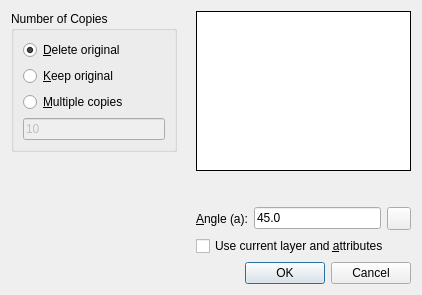
<?xml version="1.0" encoding="UTF-8"?>
<ui version="4.0">
 <class>RotateOptions</class>
 <widget class="QDialog" name="RotateOptions">
  <property name="geometry">
   <rect>
    <x>0</x>
    <y>0</y>
    <width>422</width>
    <height>295</height>
   </rect>
  </property>
  <property name="windowTitle">
   <string>Rotate Options</string>
  </property>
  <property name="windowIcon">
   <iconset>
    <normaloff>Rotate.svg</normaloff>Rotate.svg</iconset>
  </property>
  <layout class="QVBoxLayout" name="verticalLayout_4">
   <item>
    <layout class="QHBoxLayout" name="horizontalLayout_2">
     <item>
      <layout class="QVBoxLayout" name="verticalLayout_3">
       <item>
        <widget class="QGroupBox" name="Mode">
         <property name="title">
          <string>Number of Copies</string>
         </property>
         <layout class="QVBoxLayout" name="verticalLayout">
          <item>
           <widget class="QRadioButton" name="DeleteOriginal">
            <property name="text">
             <string>&amp;Delete original</string>
            </property>
            <property name="checked">
             <bool>true</bool>
            </property>
           </widget>
          </item>
          <item>
           <widget class="QRadioButton" name="KeepOriginal">
            <property name="text">
             <string>&amp;Keep original</string>
            </property>
           </widget>
          </item>
          <item>
           <widget class="QRadioButton" name="MultipleCopies">
            <property name="text">
             <string>&amp;Multiple copies</string>
            </property>
           </widget>
          </item>
          <item>
           <widget class="RMathLineEdit" name="NumberOfCopies">
            <property name="enabled">
             <bool>false</bool>
            </property>
            <property name="text">
             <string notr="true">10</string>
            </property>
            <property name="angle" stdset="0">
             <bool>false</bool>
            </property>
           </widget>
          </item>
         </layout>
        </widget>
       </item>
       <item>
        <spacer name="verticalSpacer">
         <property name="orientation">
          <enum>Qt::Vertical</enum>
         </property>
         <property name="sizeHint" stdset="0">
          <size>
           <width>20</width>
           <height>20</height>
          </size>
         </property>
        </spacer>
       </item>
      </layout>
     </item>
     <item>
      <spacer name="horizontalSpacer">
       <property name="orientation">
        <enum>Qt::Horizontal</enum>
       </property>
       <property name="sizeType">
        <enum>QSizePolicy::Maximum</enum>
       </property>
       <property name="sizeHint" stdset="0">
        <size>
         <width>13</width>
         <height>20</height>
        </size>
       </property>
      </spacer>
     </item>
     <item>
      <layout class="QVBoxLayout" name="verticalLayout_2">
       <item>
        <widget class="QToolButton" name="toolButton">
         <property name="minimumSize">
          <size>
           <width>210</width>
           <height>155</height>
          </size>
         </property>
         <property name="styleSheet">
          <string notr="true">border: 1px inset; background-color: rgb(255, 255, 255);</string>
         </property>
         <property name="icon">
          <iconset>
           <normaloff>RotateDialog.svg</normaloff>RotateDialog.svg</iconset>
         </property>
         <property name="iconSize">
          <size>
           <width>210</width>
           <height>155</height>
          </size>
         </property>
        </widget>
       </item>
       <item>
        <spacer name="verticalSpacer_2">
         <property name="orientation">
          <enum>Qt::Vertical</enum>
         </property>
         <property name="sizeHint" stdset="0">
          <size>
           <width>20</width>
           <height>13</height>
          </size>
         </property>
        </spacer>
       </item>
       <item>
        <layout class="QHBoxLayout" name="horizontalLayout">
         <item>
          <widget class="QLabel" name="label_2">
           <property name="text">
            <string>&amp;Angle (a):</string>
           </property>
           <property name="buddy">
            <cstring>Angle</cstring>
           </property>
          </widget>
         </item>
         <item>
          <widget class="RMathLineEdit" name="Angle">
           <property name="text">
            <string notr="true">45.0</string>
           </property>
           <property name="angle" stdset="0">
            <bool>true</bool>
           </property>
          </widget>
         </item>
         <item>
          <widget class="QToolButton" name="AngleByMouse">
           <property name="icon">
            <iconset>
             <normaloff>ByMouse.svg</normaloff>ByMouse.svg</iconset>
           </property>
           <property name="checkable">
            <bool>true</bool>
           </property>
          </widget>
         </item>
        </layout>
       </item>
       <item>
        <widget class="QCheckBox" name="UseCurrentAttributes">
         <property name="text">
          <string>Use current layer and &amp;attributes</string>
         </property>
        </widget>
       </item>
      </layout>
     </item>
    </layout>
   </item>
   <item>
    <widget class="QDialogButtonBox" name="buttonBox">
     <property name="orientation">
      <enum>Qt::Horizontal</enum>
     </property>
     <property name="standardButtons">
      <set>QDialogButtonBox::Cancel|QDialogButtonBox::Ok</set>
     </property>
    </widget>
   </item>
  </layout>
 </widget>
 <customwidgets>
  <customwidget>
   <class>RMathLineEdit</class>
   <extends>QLineEdit</extends>
   <header>RMathLineEdit.h</header>
  </customwidget>
 </customwidgets>
 <tabstops>
  <tabstop>DeleteOriginal</tabstop>
  <tabstop>KeepOriginal</tabstop>
  <tabstop>MultipleCopies</tabstop>
  <tabstop>NumberOfCopies</tabstop>
  <tabstop>Angle</tabstop>
  <tabstop>AngleByMouse</tabstop>
  <tabstop>UseCurrentAttributes</tabstop>
  <tabstop>buttonBox</tabstop>
 </tabstops>
 <resources/>
 <connections>
  <connection>
   <sender>buttonBox</sender>
   <signal>accepted()</signal>
   <receiver>RotateOptions</receiver>
   <slot>accept()</slot>
   <hints>
    <hint type="sourcelabel">
     <x>260</x>
     <y>290</y>
    </hint>
    <hint type="destinationlabel">
     <x>157</x>
     <y>274</y>
    </hint>
   </hints>
  </connection>
  <connection>
   <sender>buttonBox</sender>
   <signal>rejected()</signal>
   <receiver>RotateOptions</receiver>
   <slot>reject()</slot>
   <hints>
    <hint type="sourcelabel">
     <x>328</x>
     <y>290</y>
    </hint>
    <hint type="destinationlabel">
     <x>286</x>
     <y>274</y>
    </hint>
   </hints>
  </connection>
  <connection>
   <sender>MultipleCopies</sender>
   <signal>toggled(bool)</signal>
   <receiver>NumberOfCopies</receiver>
   <slot>setEnabled(bool)</slot>
   <hints>
    <hint type="sourcelabel">
     <x>122</x>
     <y>86</y>
    </hint>
    <hint type="destinationlabel">
     <x>122</x>
     <y>113</y>
    </hint>
   </hints>
  </connection>
  <connection>
   <sender>AngleByMouse</sender>
   <signal>toggled(bool)</signal>
   <receiver>Angle</receiver>
   <slot>setDisabled(bool)</slot>
   <hints>
    <hint type="sourcelabel">
     <x>379</x>
     <y>199</y>
    </hint>
    <hint type="destinationlabel">
     <x>341</x>
     <y>194</y>
    </hint>
   </hints>
  </connection>
  <connection>
   <sender>AngleByMouse</sender>
   <signal>toggled(bool)</signal>
   <receiver>label_2</receiver>
   <slot>setDisabled(bool)</slot>
   <hints>
    <hint type="sourcelabel">
     <x>381</x>
     <y>206</y>
    </hint>
    <hint type="destinationlabel">
     <x>219</x>
     <y>204</y>
    </hint>
   </hints>
  </connection>
 </connections>
</ui>
